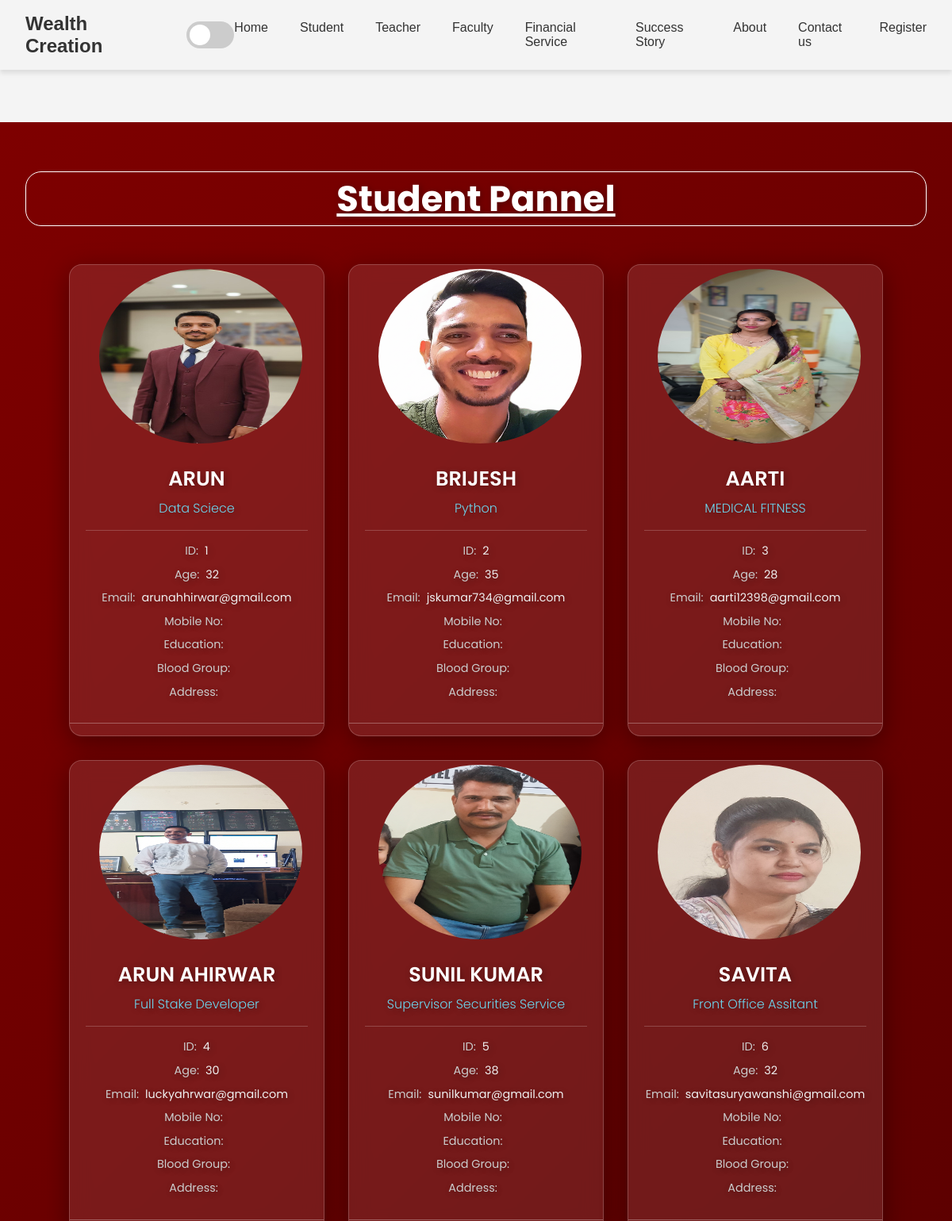
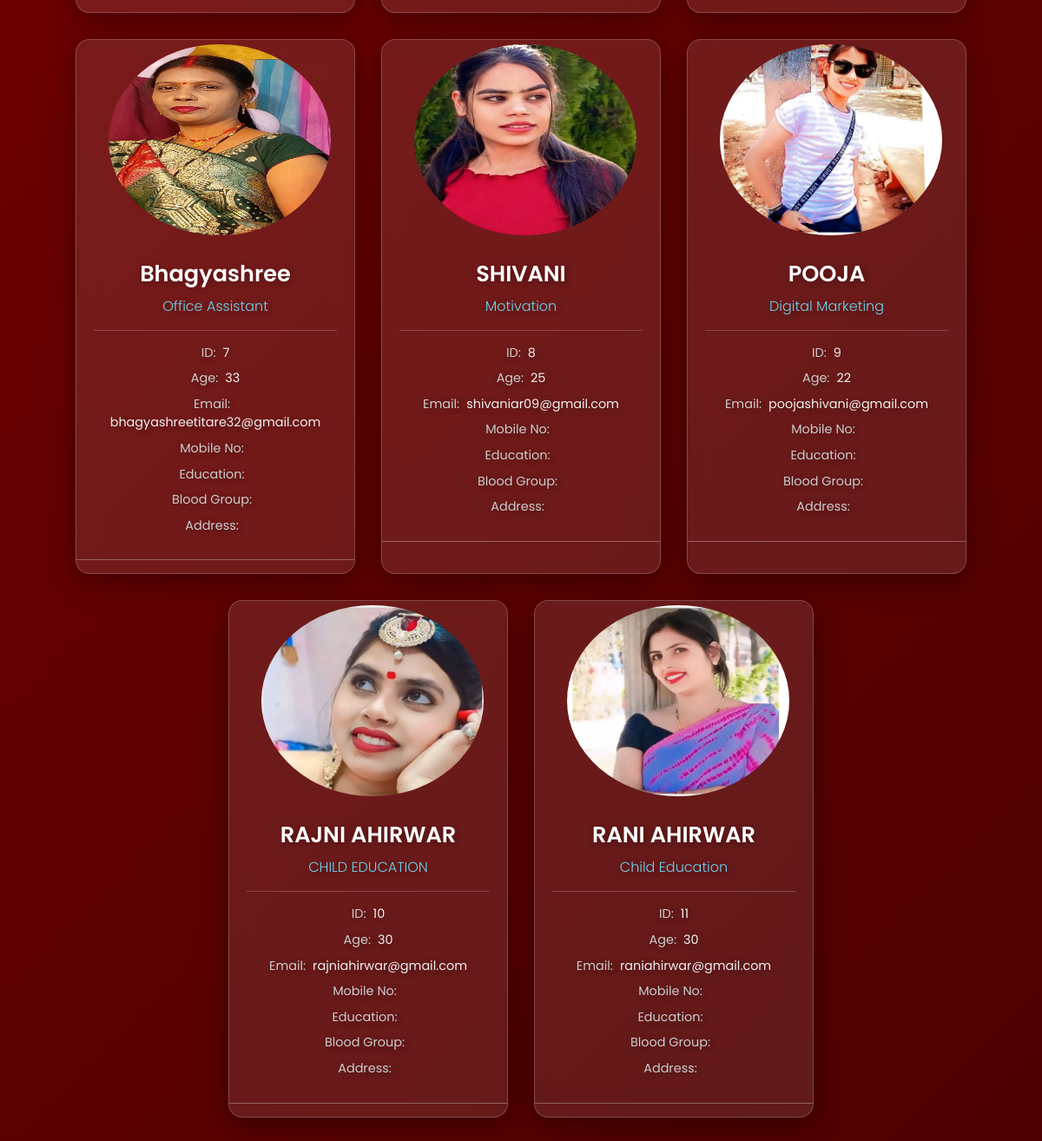
The app's page /facalty/ with its own data (2 pictures, top to bottom).
### student/models.py (models this page shows)
class facalty(models.Model):
    name = models.CharField(max_length=100)
    age = models.IntegerField()
    email = models.EmailField(unique=True)
    city = models.CharField(max_length=100)
    subject=models.CharField(max_length=100)
    photo=models.ImageField(upload_to='media', default='')
    def __str__(self):
        return self.name

### student/views.py (the view)
# urls.py: path('facalty/', views.facalty_home, name='facalty_home'),
def facalty_home(request):
    data=facalty.objects.all()
    print(data)
    return render(request,'student.html',{'data':data})

### student/templates/student.html (shortened to what this page needs)
{% extends 'base.html' %}
{% block content %}
<!DOCTYPE html>
<html lang="en">
<head>
    <link rel="stylesheet" href="styles.css">
</head>
<body>
<div class='student'>
    <h1> Student Pannel </h1>
    <div class="card-container">
        {% for student in data %}
        <div class="student-card">
            <div class="card-photo">
                <img src="{{ student.photo.url }}" alt="Photo of {{ student.name }}">
            </div>
            <div class="card-content">
                <h2 class="student-name">{{ student.name }}</h2>
                <p class="student-subject">{{ student.subject }}</p>
                <div class="student-details">
                    <p><strong>ID:</strong> {{ student.id }}</p>
                    <p><strong>Age:</strong> {{ student.age }}</p>
                    <p><strong>Email:</strong> {{ student.email }}</p>
                    <p><strong>Mobile No:</strong> {{ student.mobile }}</p>
                    <p><strong>Education:</strong> {{ student.education }}</p>
                    <p><strong>Blood Group:</strong> {{ student.bloodgroub }}</p>
                    <p><strong>Address:</strong> {{ student.address }}</p>
                </div>
            </div>
        </div>
        {% endfor %}
    </div>
</div>
</body>
</html>
{% endblock %}

### student/templates/base.html (shortened to what this page needs)
{% load static %}
<!DOCTYPE html>
<html lang="en">
<head>
   <link rel="stylesheet" href="{% static 'CSS/nav.css'%}">
   <link rel="stylesheet" href="{% static 'CSS/faculty.css'%}">
   <link rel="stylesheet" href="{% static 'CSS/login.css'%}">
</head>
<body>
    <header class="navbar" id="navbar">
        <div class="nav-container">
            <a href="#" class="logo">Wealth Creation</a>
            <div class="theme-switch-wrapper">
                <label class="theme-switch" for="checkbox">
                    <div class="slider round"></div>
                </label>
            </div>
            <nav>
                <ul class="nav-links" id="nav-links">
                    <li class="nav-item"><a href="/">Home</a></li>
                    <li class="nav-item"><a href="/student">Student</a></li>
                    <li class="nav-item"><a href="/teacher">Teacher</a></li>
                    <li class="nav-item"><a href="/facalty">Faculty</a></li>
                    <li class="nav-item"><a href="#">Financial Service</a></li>
                    <li class="nav-item"><a href="#">Success Story</a></li>
                    <li class="nav-item"><a href="#">About</a></li>
                    <li class="nav-item"><a href="#">Contact us</a></li>
                    <li class="nav-item"><a href="/registration">Register</a></li>
                </ul>
            </nav>
        </div>
    </header>
<br><br><br>
{% block content %}
{% endblock %}
{% load static %}
</body>
</html>

### static/CSS/nav.css (style rules this page uses)
:root { --primary-color: #007BFF; --light-bg-color: #f0f2f5; --light-text-color: #333; --light-transparent-bg: rgba(255, 255, 255, 0.2); --dark-bg-color: #1a1a1a; --dark-text-color: #e0e0e0; --dark-transparent-bg: rgba(0, 0, 0, 0.2); --blur-strength: 10px; }
body { font-family: 'Poppins', sans-serif; margin: 0; padding: 0; background-color: var(--light-bg-color); color: var(--light-text-color); transition: background-color 0.3s ease, color 0.3s ease; }
.navbar { box-shadow: 0 4px 6px rgba(0, 0, 0, 0.1); background-color: transparent; position:fixed; }
.logo, .nav-item a, .mobile-menu-toggle { color: var(--light-text-color); }
.navbar { position: fixed; top: 0; left: 0; width: 100%; z-index: 1000; transition: all 0.3s ease; }
.nav-container { display: flex; justify-content: space-between; align-items: center; padding: 1rem 2rem; }
.logo { font-size: 1.5rem; font-weight: 700; text-decoration: none; transition: color 0.3s ease; }
.nav-links { list-style: none; margin: 0; padding: 0; display: flex; gap: 2.5rem; }
.nav-item a { position: relative; text-decoration: none; font-size: 1rem; font-weight: 500; transition: color 0.3s ease, transform 0.3s ease; }
.nav-item a::before { content: ''; position: absolute; width: 100%; height: 2px; bottom: -5px; left: 0; background-color: var(--primary-color); visibility: hidden; transform: scaleX(0); transition: all 0.3s ease-in-out; }
.theme-switch-wrapper { display: flex; align-items: center; margin-left: 2rem; }
.theme-switch { display: inline-block; height: 34px; position: relative; width: 60px; }
.slider { background-color: #ccc; bottom: 0; cursor: pointer; left: 0; position: absolute; right: 0; top: 0; transition: .4s; }
.slider:before { background-color: #fff; bottom: 4px; content: ""; height: 26px; left: 4px; position: absolute; transition: .4s; width: 26px; }
.slider.round { border-radius: 34px; }
.slider.round:before { border-radius: 50%; }

### static/CSS/faculty.css (style rules this page uses)
.student { text-align: center; font-size: 2.8rem; color: #fff; text-shadow: 2px 2px 8px rgba(0, 0, 0, 0.3); margin-bottom: 3rem; }
.card-container { display: flex; flex-wrap: wrap; justify-content: center; gap: 30px; }
.card-photo { height: 220px; width: 100%; display: flex; flex-wrap: wrap; justify-content: center; margin:5px; }
.card-photo img { width: 80%; height: 100%; border-radius: 50%; object-fit: center; }
.card-content { padding: 20px; text-align: center; border-bottom: 1px solid rgba(255, 255, 255, 0.3); padding-bottom: 10px; margin-bottom: 15px; }

### static/CSS/styles.css (style rules this page uses)
body { font-family: Arial, sans-serif; margin: 0; padding: 0; background-color: #f4f4f4; }
h1, h2 { color: #333; }

### student/templates/student.html (style rules this page uses)
.student { margin-top:100px ; font-family: 'Poppins', sans-serif; background: linear-gradient(135deg, #800000, #4c0000); background-attachment: fixed; color: #f0f0f0; padding: 2rem; min-height: 100vh; }
h1 { text-align: center; font-size: 2.8rem; color: #fff; text-shadow: 2px 2px 8px rgba(0, 0, 0, 0.3); margin-bottom: 3rem; text-decoration:underline; border-radius: 20px; border :1px solid white; }
.card-container { display: flex; flex-wrap: wrap; justify-content: center; gap: 30px; }
.student-card { width: 320px; border-radius: 16px; overflow: hidden; background: rgba(255, 255, 255, 0.1); backdrop-filter: blur(12px); -webkit-backdrop-filter: blur(12px); border: 1px solid rgba(255, 255, 255, 0.2); box-shadow: 0 8px 32px 0 rgba(0, 0, 0, 0.37); transition: transform 0.3s ease, box-shadow 0.3s ease; }
.card-photo { height: 220px; width: 100%; display: flex; flex-wrap: wrap; justify-content: center; margin:5px; }
.card-photo img { width: 80%; height: 100%; border-radius: 50%; object-fit: center; }
.card-content { padding: 20px; text-align: center; }
.student-name { margin: 0 0 5px 0; font-size: 1.6rem; font-weight: 600; color: #fff; }
.student-subject { margin: 0 0 15px 0; font-size: 1rem; font-weight: 300; color: #6dd5ed; border-bottom: 1px solid rgba(255, 255, 255, 0.2); padding-bottom: 15px; }
.student-details p { margin: 8px 0; font-size: 0.9rem; line-height: 1.5; text-align: left; display: flex; flex-wrap: wrap; justify-content: center; }
.student-details strong { color: #ccc; font-weight: 400; margin-right: 8px; }

### records on screen
facalty: photo (picture), name "ARUN", subject "Data Sciece", id "1", age "32", email "arunahhirwar@gmail.com"
facalty: photo (picture), name "BRIJESH", subject "Python", id "2", age "35", email "jskumar734@gmail.com"
facalty: photo (picture), name "AARTI", subject "MEDICAL FITNESS", id "3", age "28", email "aarti12398@gmail.com"
facalty: photo (picture), name "ARUN AHIRWAR", subject "Full Stake Developer", id "4", age "30", email "luckyahrwar@gmail.com"
facalty: photo (picture), name "SUNIL KUMAR", subject "Supervisor Securities Service", id "5", age "38", email "sunilkumar@gmail.com"
facalty: photo (picture), name "SAVITA", subject "Front Office Assitant", id "6", age "32", email "savitasuryawanshi@gmail.com"
facalty: photo (picture), name "Bhagyashree", subject "Office Assistant", id "7", age "33", email "bhagyashreetitare32@gmail.com"
facalty: photo (picture), name "SHIVANI", subject "Motivation", id "8", age "25", email "shivaniar09@gmail.com"
facalty: photo (picture), name "POOJA", subject "Digital Marketing", id "9", age "22", email "poojashivani@gmail.com"
facalty: photo (picture), name "RAJNI AHIRWAR", subject "CHILD EDUCATION", id "10", age "30", email "rajniahirwar@gmail.com"
facalty: photo (picture), name "RANI AHIRWAR", subject "Child Education", id "11", age "30", email "raniahirwar@gmail.com"
